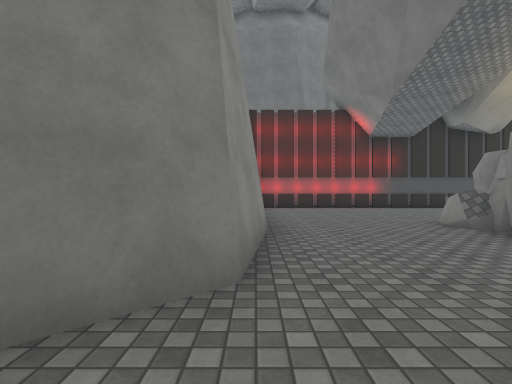
view 1 (above)

24 first-person views from a walk through a 3-D level made in the Unity game engine. The camera is 1.3 m above the floor, looks level and sees 85° across. The floor is counted in squares, 2 m on a side. Each view is taken from the middle of a square. On the plan, view 1 faces up. The plan holds only what a view shows up to about 9 squares ahead; the rest is blank. The place goes on beyond the plan. The player is left out. Some surface patterns are stand-ins.

view 2
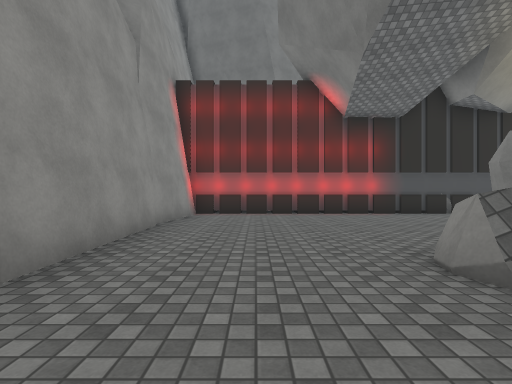

view 3
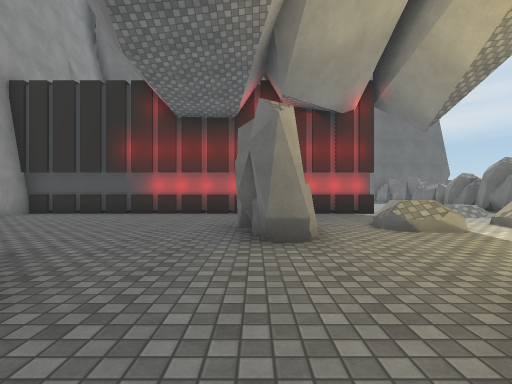

view 4
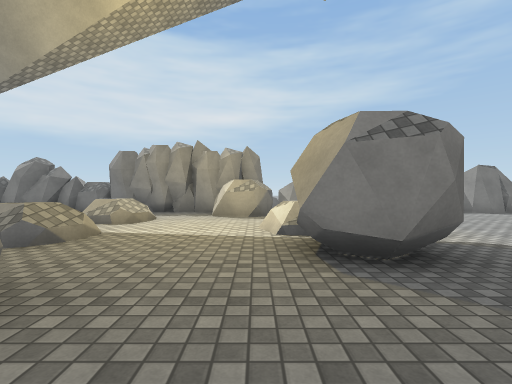

view 5
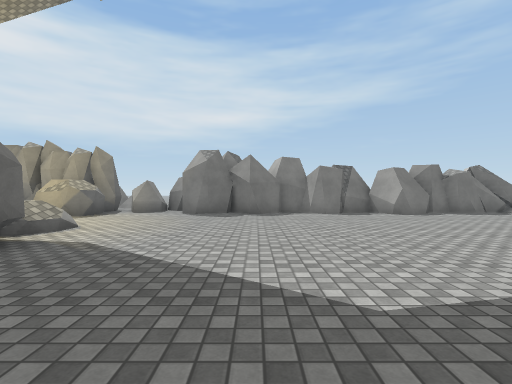

view 6
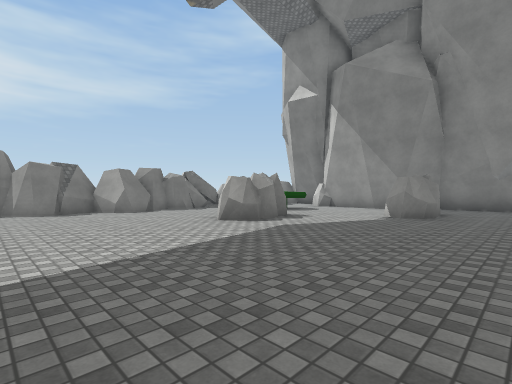

view 7
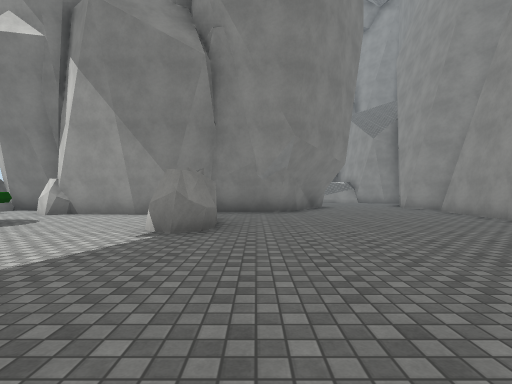

view 8
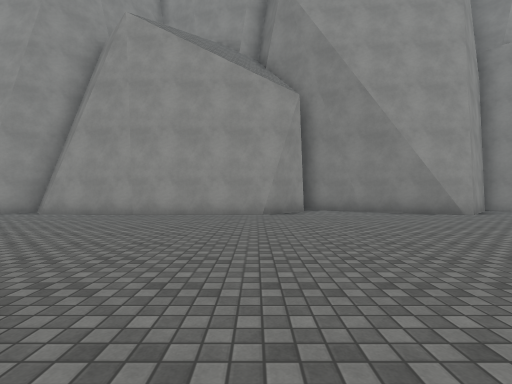

view 9
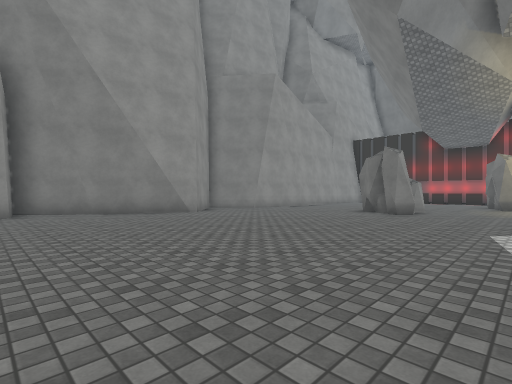

view 10
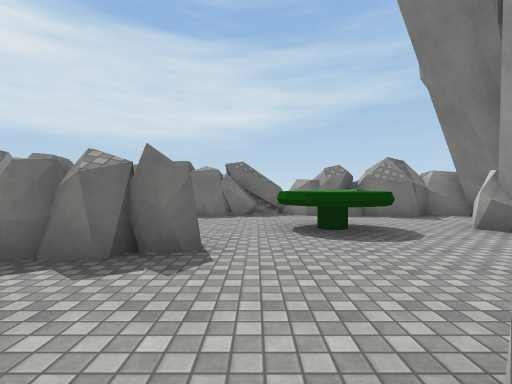

view 11
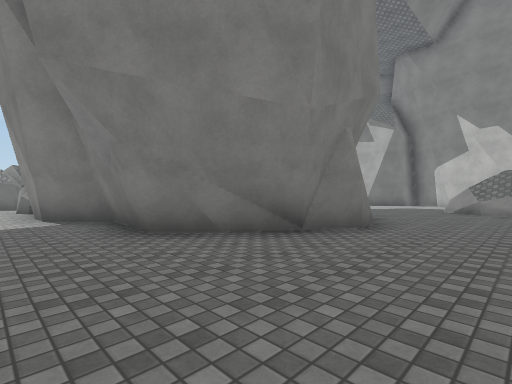

view 12
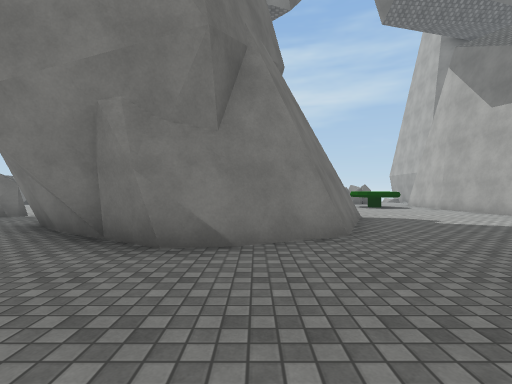

view 13
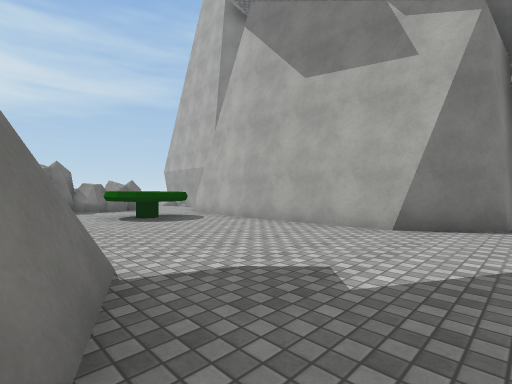

view 14
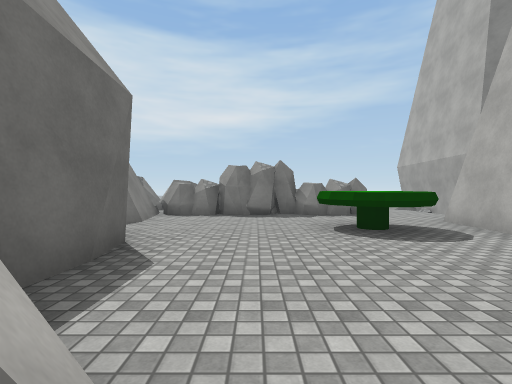

view 15
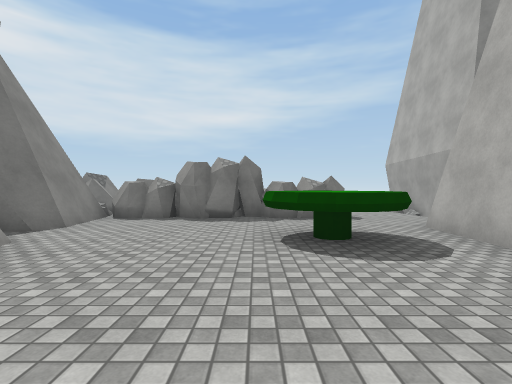

view 16
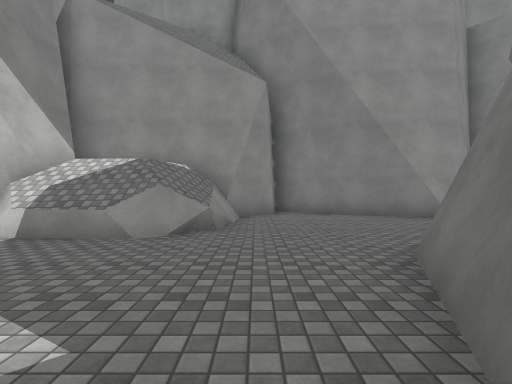

view 17
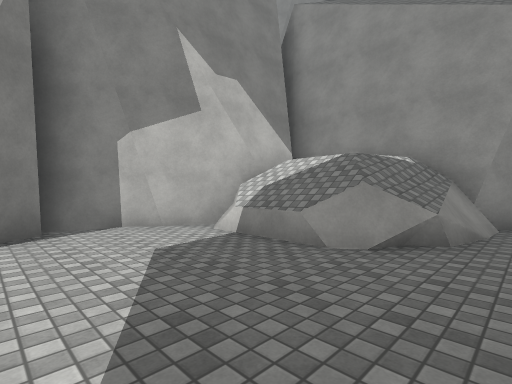

view 18
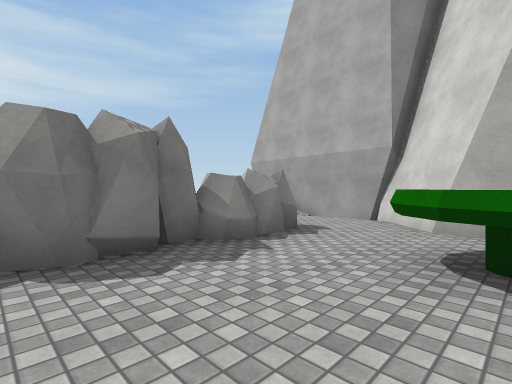

view 19
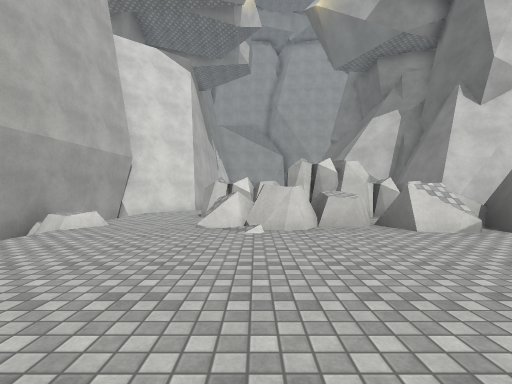

view 20
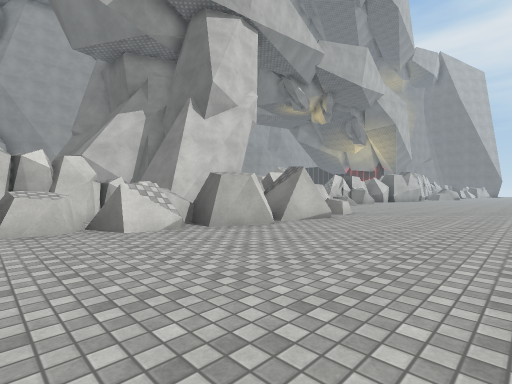

view 21
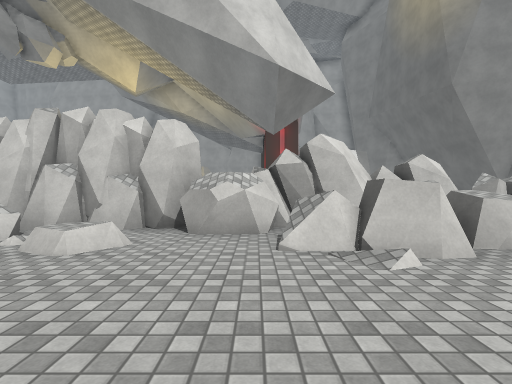

view 22
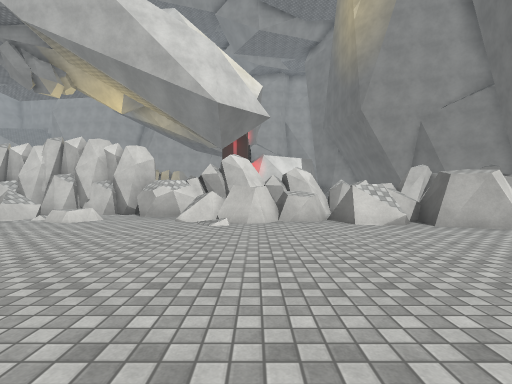

view 23
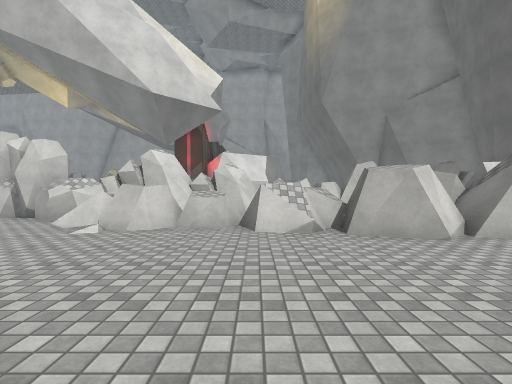

view 24
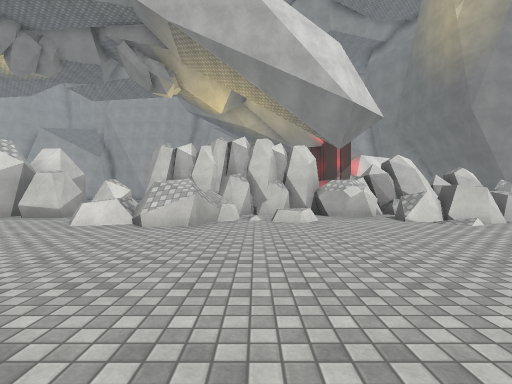

### Floor plan
Key: @ floor where view 1 was taken; # wall or solid block; . main floor; : floor 1 m higher than the main floor; / step, stairs or slope; = window, fence, low wall or low ledge; ^ raised ledge; R rock; O other object.
Columns run from 2 left of view 1 to 24 right of it. Each row starts with its distance up from view 1.
 20                  RR#
 19                  RR ##
 18                  RR #..
 17                  RR=##..
 16                  RR^#....
 15                  RR=#.....
 14                  RR#=.....
 13    O OO          RR##......
 12   OOOOOOOOOOO    RR##.....
 11   #....... ..     R......
 10   #....... ..     R......
  9   #......R..R.R  RR==.....
  8   #......RR/ // .RR##......
  7   #......R/......RR=#.....
  6   #.............RRR #=...
  5   #...RR.....R..RRR==...
  4   #...RR...RR:...##==..
  3  ##...RR...R......##..
  2  #...............###.
  1  ................###
  0  #@..............#
 -1  ##..............#
 -2  #...............#
 -3 ##...............#
 -4 #................#
 -5 #...........R....#
 -6 ##..........R....#
 -7  ##.........R....#
 -8   #..............RR
 -9   #......RR..OOO.#
-10   #......R....O..#R    ..
-11   #..............#    ...
-12   #........###R..#   .....
-13  ##....#####  R..#   ^....
-14  #....##        ##   .....
-15  ##...#          #####....
-16  #....#          # ###....
-17 ##....#        ###R ##....
-18 #.....### ####...RR^#.....
-19 #.......###......RR #.....
-20 ##...............RR#......
-21  ###^.........O...R##.....
-22     #^.......OOO.RR##.....
-23     #^........O..R.=.....
-24     #=...######.........
-25     ##..##    ###...=..
-26      ####       #####

Positions as (right, up) in squares from view 1, and headings:
1: (0, 0), facing up
2: (2, 3), facing up
3: (7, 3), facing up
4: (6, 5), facing right
5: (6, 0), facing right
6: (5, -1), facing down-right
7: (6, -4), facing down
8: (8, -7), facing left
9: (8, -6), facing up-left
10: (7, -8), facing right
11: (1, -11), facing down-right
12: (0, -17), facing right
13: (5, -19), facing down-right
14: (7, -20), facing right
15: (8, -21), facing right
16: (7, -20), facing left
17: (6, -20), facing down-left
18: (12, -19), facing down-right
19: (23, -22), facing left
20: (23, -21), facing up-left
21: (21, 11), facing left
22: (24, 13), facing left
23: (23, 15), facing left
24: (24, 8), facing left
